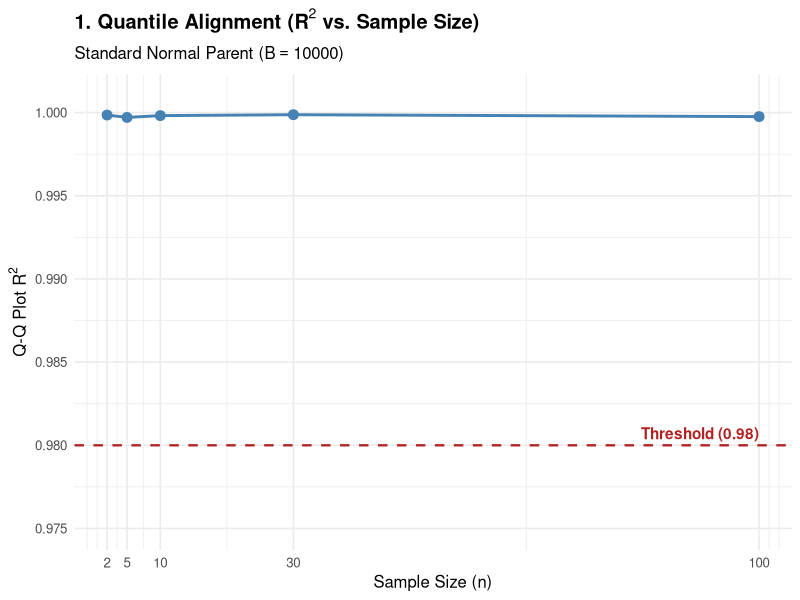
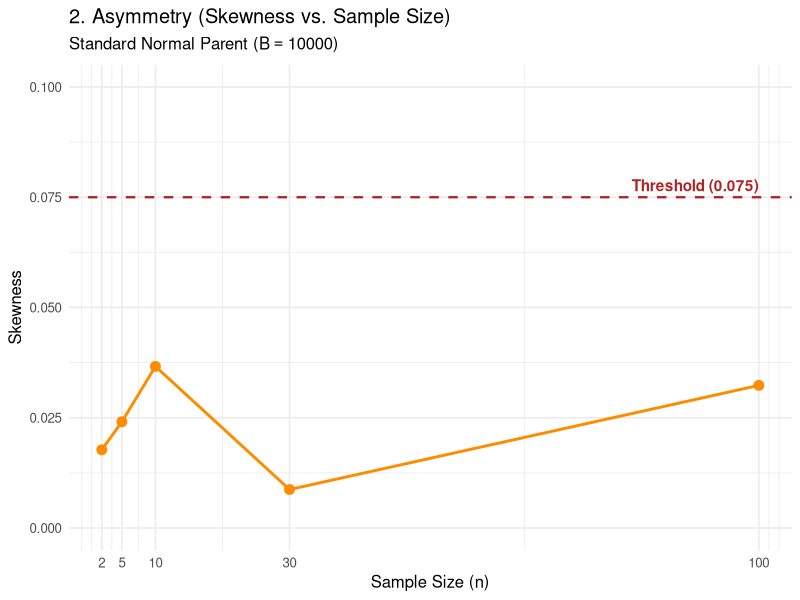
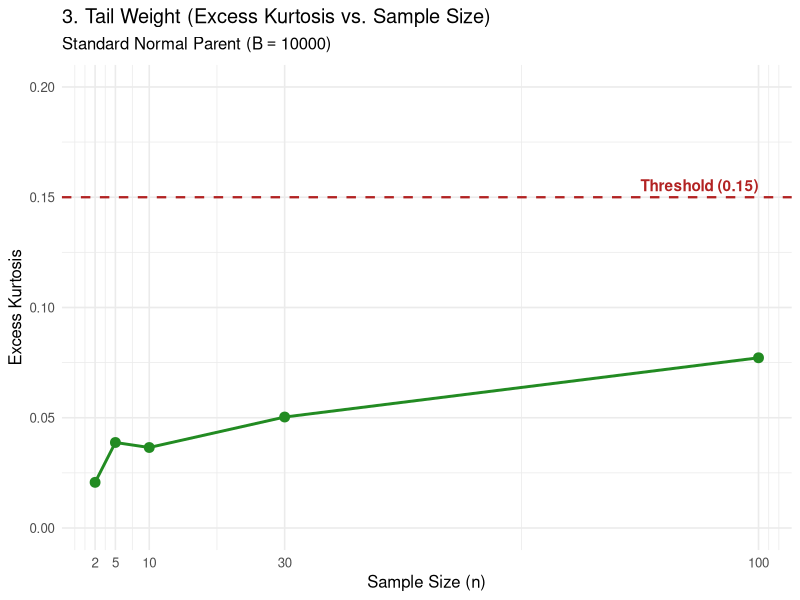
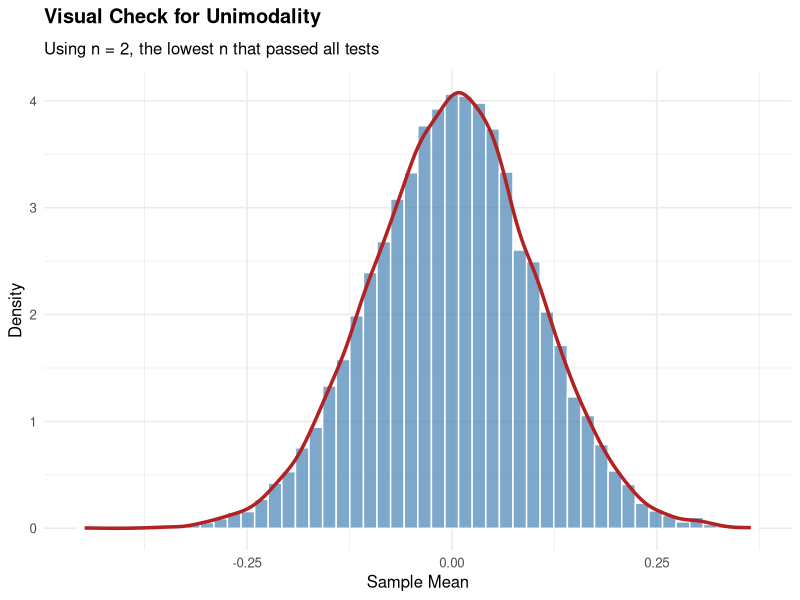
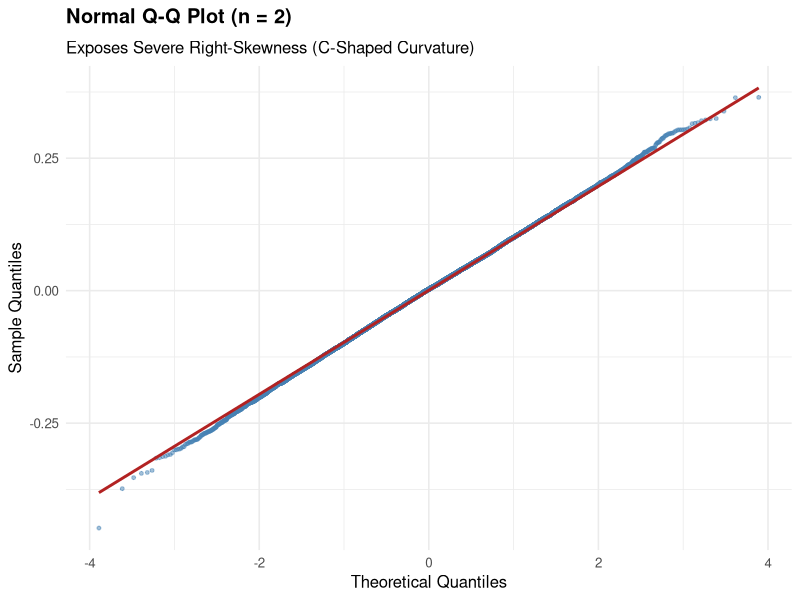

Source code (R) for these figures, in order:
## ---- chunk 1
# ==============================================================================
# Monte Carlo Simulation: Baseline Control (Standard Normal Parent)
# ==============================================================================

library(ggplot2)

# 1. Set seed for reproducibility
set.seed(6418)

# 2. Simulation parameters
B <- 10000                            # Number of Monte Carlo repetitions
n_values <- c(2, 5, 10, 30, 100)      # Sample sizes to test

# 3. Initialize results data frame
results <- data.frame()

# 4. Run Monte Carlo loop for Standard Normal N(0, 1)
for (n in n_values) {
  
  # Draw B sample means from Standard Normal N(0, 1)
  sample_means <- replicate(B, mean(rnorm(n, mean = 0, sd = 1)))
  
  # A. Calculate Q-Q Plot R-squared
  theo_quantiles <- qnorm(ppoints(B))
  sample_quantiles <- sort(sample_means)
  r2_val <- cor(theo_quantiles, sample_quantiles)^2
  
  # B. Calculate Sample Skewness (3rd standardized moment)
  m3 <- mean((sample_means - mean(sample_means))^3)
  s3 <- sd(sample_means)^3
  skew_val <- abs(m3 / s3)
  
  # C. Calculate Excess Kurtosis (4th standardized moment - 3)
  m4 <- mean((sample_means - mean(sample_means))^4)
  s4 <- sd(sample_means)^4
  kurt_val <- abs((m4 / s4) - 3)
  
  # Append to results
  results <- rbind(results, data.frame(
    n = n,
    R2 = r2_val,
    Skewness = skew_val,
    Excess_Kurtosis = kurt_val
  ))
}

# ==============================================================================
# Generate Plots with 3xSE Threshold Overlays
# ==============================================================================

# Graph 1: Q-Q Plot R^2 vs. Sample Size (Threshold = 0.98)
p1 <- ggplot(results, aes(x = n, y = R2)) +
  geom_line(color = "steelblue", linewidth = 1) +
  geom_point(color = "steelblue", size = 3) +
  geom_hline(yintercept = 0.98, linetype = "dashed", color = "firebrick", linewidth = 0.8) +
  annotate("text", x = max(n_values), y = 0.98, label = "Threshold (0.98)", 
           vjust = -0.5, hjust = 1, color = "firebrick", fontface = "bold") +
  labs(
    title = expression(bold("1. Quantile Alignment (" * R^2 * " vs. Sample Size)")),
    subtitle = expression("Standard Normal Parent (" * B == 10000 * ")"),
    x = "Sample Size (n)",
    y = expression("Q-Q Plot " * R^2)
  ) +
  scale_x_continuous(breaks = n_values) +
  coord_cartesian(ylim = c(0.975, 1.001)) +
  theme_minimal(base_size = 12)

# Graph 2: Skewness vs. Sample Size (Threshold = 0.075)
p2 <- ggplot(results, aes(x = n, y = Skewness)) +
  geom_line(color = "darkorange", linewidth = 1) +
  geom_point(color = "darkorange", size = 3) +
  geom_hline(yintercept = 0.075, linetype = "dashed", color = "firebrick", linewidth = 0.8) +
  annotate("text", x = max(n_values), y = 0.075, label = "Threshold (0.075)", 
           vjust = -0.5, hjust = 1, color = "firebrick", fontface = "bold") +
  labs(
    title = "2. Asymmetry (Skewness vs. Sample Size)",
    subtitle = expression("Standard Normal Parent (" * B == 10000 * ")"),
    x = "Sample Size (n)",
    y = "Skewness"
  ) +
  scale_x_continuous(breaks = n_values) +
  coord_cartesian(ylim = c(0, 0.1)) +
  theme_minimal(base_size = 12)

# Graph 3: Excess Kurtosis vs. Sample Size (Threshold = 0.15)
p3 <- ggplot(results, aes(x = n, y = Excess_Kurtosis)) +
  geom_line(color = "forestgreen", linewidth = 1) +
  geom_point(color = "forestgreen", size = 3) +
  geom_hline(yintercept = 0.15, linetype = "dashed", color = "firebrick", linewidth = 0.8) +
  annotate("text", x = max(n_values), y = 0.15, label = "Threshold (0.15)", 
           vjust = -0.5, hjust = 1, color = "firebrick", fontface = "bold") +
  labs(
    title = "3. Tail Weight (Excess Kurtosis vs. Sample Size)",
    subtitle = expression("Standard Normal Parent (" * B == 10000 * ")"),
    x = "Sample Size (n)",
    y = "Excess Kurtosis"
  ) +
  scale_x_continuous(breaks = n_values) +
  coord_cartesian(ylim = c(0, 0.2)) +
  theme_minimal(base_size = 12)

# Display plots
print(p1)
print(p2)
print(p3)

# Graph A: Histogram (Multimodality Check)
df_n2 <- data.frame(sample_means = results[["2"]])
v1 <- ggplot(df_n2, aes(x = sample_means)) +
  geom_histogram(
    aes(y = after_stat(density)), 
    bins = 50, 
    fill = "steelblue", 
    color = "white", 
    alpha = 0.7
  ) +
  geom_density(color = "firebrick", linewidth = 1.2) +
  labs(
    title = expression(bold("Visual Check for Unimodality")),
    subtitle = expression("Using n = 2, the lowest n that passed all tests"),
    x = "Sample Mean",
    y = "Density"
  ) +
  theme_minimal(base_size = 12)
  
# Graph B: Normal Q-Q Plot for n = 2
v2 <- ggplot(df_n2, aes(sample = sample_means)) +
  stat_qq(color = "steelblue", alpha = 0.5, size = 1) +
  stat_qq_line(color = "firebrick", linewidth = 1) +
  labs(
    title = expression(bold("Normal Q-Q Plot (n = 2)")),
    subtitle = "Exposes Severe Right-Skewness (C-Shaped Curvature)",
    x = "Theoretical Quantiles",
    y = "Sample Quantiles"
  ) +
  theme_minimal(base_size = 12)

# Display plots
print(v1)
print(v2)
 
